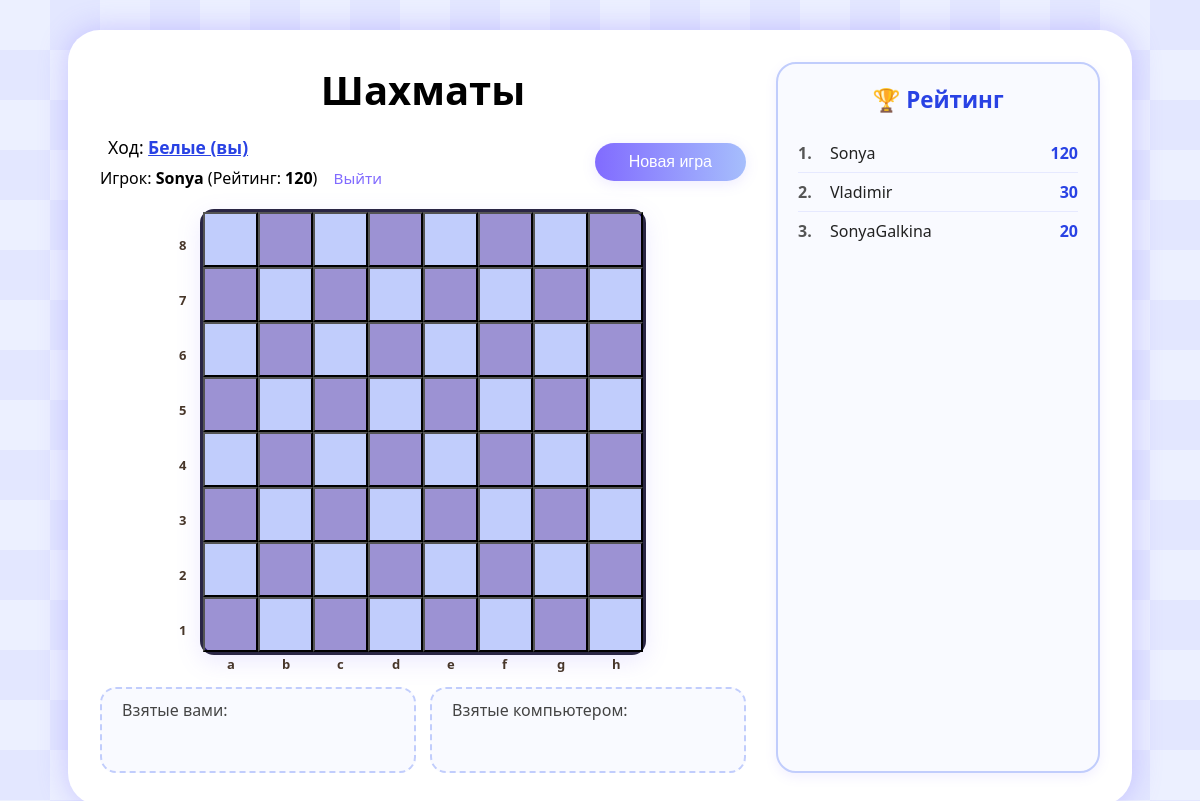
Page /index.php (signed in) on the committed database.
### tables this page shows
CREATE TABLE IF NOT EXISTS `users` (
  `id` int NOT NULL AUTO_INCREMENT,
  `username` varchar(50) NOT NULL,
  `password_hash` varchar(255) NOT NULL,
  `rating` int DEFAULT '1000',
  `created_at` timestamp NULL DEFAULT CURRENT_TIMESTAMP,
  PRIMARY KEY (`id`),
  UNIQUE KEY `username` (`username`)
);

### index.php (the view, shortened to what this page needs)
<?php
require_once 'db.php';
$stmt = $pdo->prepare("SELECT username, rating FROM users WHERE id = ?");
$stmt->execute([$_SESSION['user_id']]);
$topPlayers = $pdo->query("SELECT username, rating FROM users ORDER BY rating DESC LIMIT 10")->fetchAll();
?>
<!DOCTYPE html>
<html lang="ru">
<head>
</head>
<body>
<div class="container">
    <div class="game-area">
        <h1>Шахматы</h1>
        <div class="toprow">
            <div>
                <div class="turn">
                    Ход:
                    <?php if ($_SESSION['turn']=='w' && !$_SESSION['game_over']): ?>
                        <span class="white">Белые (вы)</span>
                    <?php else: ?>
                        <span class="black">Чёрные (компьютер)</span>
                    <?php endif; ?>
                </div>
                <div style="margin-top:8px;">
                    Игрок: <strong><?= htmlspecialchars($_SESSION['user']) ?></strong>
                    (Рейтинг: <strong><?= (int)$_SESSION['rating'] ?></strong>)
                    <a href="index.php?logout=1" class="logout">Выйти</a>
                </div>
            </div>
            <form method="post"><button class="newgamebtn" type="submit" name="newgame">Новая игра</button></form>
        </div>
        <form method="post">
        <div class="chessboard">
            <?php
            $selected = $_SESSION['selected'];
            $moves = $_SESSION['moves'];
            $game_over = !empty($_SESSION['game_over']);
            foreach (range(0,7) as $r) {
                foreach (range(0,7) as $c) {
                    $iswhite = ($r+$c)%2==0;
                    $sclass = ($iswhite)?'sq-white':'sq-brown';
                    $is_selected = ($selected&&$selected[0]==$r&&$selected[1]==$c);
                    $is_move = in_array([$r,$c], $moves);
                    $disabled = ($game_over || $_SESSION['turn'] !== 'w') ? 'disabled' : '';
                    echo '<button class="square '.$sclass.($is_selected?' selected':'').($is_move?' move':'').'" ';
                    echo 'name="square" value="'.$r.','.$c.'" tabindex="-1" '.$disabled.'>';
                    echo '</button>';
                }
            }
            foreach (range(0,7) as $r)
                echo '<span class="coords-row" style="top:'.($r*55+9).'px;">'.(8-$r).'</span>';
            foreach (range(0,7) as $c)
                echo '<span class="coords-col" style="left:'.($c*55+7).'px;">'.chr(97+$c).'</span>';
            ?>
        </div>
        </form>
        <div class="captured-blocks">
            <div class="captured-side">
                <div class="captured-title">Взятые вами:</div>
                <div class="captured-pieces">
                </div>
            </div>
            <div class="captured-side">
                <div class="captured-title">Взятые компьютером:</div>
                <div class="captured-pieces">
                </div>
            </div>
        </div>
    </div>
    <div class="rating-panel">
        <h2>🏆 Рейтинг</h2>
        <ul class="rating-list">
            <?php foreach ($topPlayers as $i => $player): ?>
                <li class="rating-item">
                    <span class="rating-rank"><?= $i + 1 ?>.</span>
                    <span class="rating-name"><?= htmlspecialchars($player['username']) ?></span>
                    <span class="rating-score"><?= (int)$player['rating'] ?></span>
                </li>
            <?php endforeach; ?>
        </ul>
    </div>
</div>
</body>
</html>

### index.php (style rules this page uses)
body::before { content: ""; position: fixed; top: 0; left: 0; width: 100%; height: 100%; background-color: #e0e7ff; background-image: linear-gradient(45deg, #d0d8ff 25%, transparent 25%), linear-gradient(-45deg, #d0d8ff 25%, transparent 25%), linear-gradient(45deg, transparent 75%, #d0d8ff 75%), linear-gradient(-45deg, transparent 75%, #d0d8ff 75%); background-size: 100px 100px; background-position: 0 0, 0 50px, 50px -50px, -50px 0; z-index: -1; opacity: 0.6; }
body { min-height: 100vh; font-family: 'Segoe UI', Arial, sans-serif; margin: 0; position: relative; }
.container { max-width: 1000px; margin: 30px auto; padding: 32px; background: #fff; border-radius: 32px; box-shadow: 0 0 30px #816bff55; position: relative; z-index: 2; display: flex; gap: 30px; }
.game-area { flex: 1; }
.rating-panel { width: 280px; background: #f9faff; border-radius: 20px; padding: 20px; border: 2px solid #c1cdfc; box-shadow: 0 4px 12px rgba(129,107,255,0.1); }
.rating-panel h2 { margin-top: 0; color: #2942e4; text-align: center; font-size: 1.4rem; }
.rating-list { list-style: none; padding: 0; margin: 0; }
.rating-item { display: flex; justify-content: space-between; padding: 8px 0; border-bottom: 1px solid #e6e9ff; }
.rating-item:last-child { border-bottom: none; }
.rating-rank { font-weight: bold; color: #555; width: 24px; }
.rating-name { flex: 1; padding: 0 8px; color: #222; }
.rating-score { font-weight: bold; color: #2942e4; }
h1 { text-align: center; font-size: 2.5rem; margin: 0 0 18px 0; }
.toprow { display: flex; justify-content: space-between; align-items: center; margin-bottom: 20px; }
.turn { font-size: 1.09rem; margin-left: 8px; }
.turn .white { color:#2942e4;text-decoration:underline;font-weight:600; }
.newgamebtn { background: linear-gradient(90deg, #816bff 0%, #a6befc 100%); color: #fff; border-radius: 22px; border: none; padding: 10px 34px; font-size: 1rem; font-weight:500; cursor: pointer; box-shadow:0 3px 14px #816bff25; transition: background 0.2s; }
.logout { color: #816bff; text-decoration: none; font-size: 0.95rem; margin-left: 12px; }
.chessboard { margin: 0 auto 19px auto; border: 3px solid #2a2645; border-radius: 14px; width: 440px; height: 440px; box-shadow:0 7px 24px #816bff25; display: grid; grid-template-rows: repeat(8,1fr); grid-template-columns: repeat(8,1fr); position: relative; }
.square { width: 55px; height: 55px; display: flex; align-items: center; justify-content: center; position:relative; font-size:0; }
.sq-white { background: #c1cdfc; }
.sq-brown { background:rgba(36, 15, 157, 0.45) ; }
.coords-row, .coords-col { position: absolute; font-size: 13px; color:#47362a; font-weight:600; }
.coords-row { left:-24px;margin-top:15px; }
.coords-col { bottom:-21px;margin-left:17px; }
.captured-blocks { display:flex; gap:14px; margin-top:32px; }
.captured-side { background:#f9faff; border-radius:16px; flex:1; padding:10px 20px; min-height:54px; border:2px dashed #c1cdfc; }
.captured-title { font-size:1rem; color:#444; font-weight:500; margin-bottom:6px; }
.captured-pieces { display:flex; flex-wrap:wrap; gap:8px; min-height:34px; }

### rows in the picture
users: username "Sonya", rating "120"
users: username "Vladimir", rating "30"
users: username "SonyaGalkina", rating "20"

### other values in the picture
$_SESSION['user'] "Sonya"
$_SESSION['rating'] "120"
8-$r "8"
8-$r "7"
8-$r "6"
8-$r "5"
8-$r "4"
8-$r "3"
8-$r "2"
8-$r "1"
chr(97+$c) "a"
chr(97+$c) "b"
chr(97+$c) "c"
chr(97+$c) "d"
chr(97+$c) "e"
